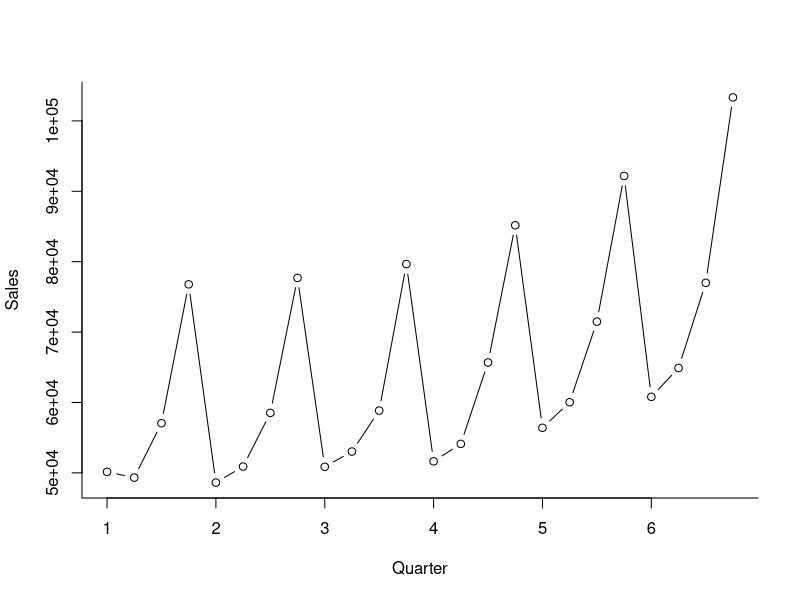

The R source for this figure: (Note: this script raises an error after producing the figure.)
#Tutorial 2 Smoothing Methods
# The file DepartmentStoreSales.xls contains data on the quarterly sales for a
# department store over a 6-year period. The time plot of the data is shown in
# the following figure.
#Exercise 1 -------------------------------------------------------------------
# a) Which method is not suitable for forecasting this series?
# --> the series shows seasonality and a small upward trend
# • Moving average of raw series --> not suitable
# • Moving average of deseasonalized series --> not suitable
# • Simple exponential smoothing of the raw series --> not suitable
# • Double exponential smoothing of the raw series --> not suitable
# • Holt-Winter’s exponential smoothing of the raw series --> suitable

# b) A forecaster was tasked to generate forecasts for 4 quarters ahead. She
#    therefore partitioned the data so that the last 4 quarters were designated as the
#    validation period. The forecaster approached the forecasting task by using
#    multiplicative Holt-Winter’s exponential smoothing. The smoothing constants
#    used were a = 0.2, b = 0.15, g = 0.05.

#part I
library(readxl)
DepartmentStoreSales <- read_excel("DepartmentStoreSales.xlsx")
ts <- ts(DepartmentStoreSales[ , 2], start = c(1, 1), frequency = 4)
Training_ts <- window(ts, start = c(1, 1), end = c(5, 4))
Validation_ts <- window(ts, start = c(6,1), end = c(6,4))
plot(ts, xlab = "Quarter", ylab = "Sales", bty = "l", type = "b")

ets.HW <- ets(Training_ts, "ZMM", alpha =  0.2, beta =  0.15, gamma = 0.05)
ets.HW.forecast <- forecast(ets.HW, h = length(Validation_ts), level = 0)
plot(ets.HW.forecast, xlab = "Quarter", ylab = "Sales", bty = "l", type = "b")

#part II
accuracy(c(59384.56586, 61656.49426), c(60800, 64900)) #Forecasted vs actual, for the 2 quarters

# c) The fit and residuals are displayed in the following figures. Using all the
#    information from part b) and the following figures, is this model suitable for
#    forecasting quarters 21 and 22?
#    --> From b) we know that the actual and forecasted values in periods 21-22 match well as e.g. 
#        the MAPE is quite low. However, we see from the forecast error plot that towards the end 
#        of the training period the model is systematically under-forecasting (positive errors). 
#        This might be problematic for forecasting periods 21-22.
plot(ets.HW.forecast$residuals, xlab = "Quarter", ylab = "Sales", bty = "l", type = "b")
abline(h = 0, col = "blue")

# d) Another analyst decided to take a much simpler approach, and instead of using
#    exponential smoothing he used differencing. Use differencing to remove the
#    trend and seasonal pattern. Which order works better: first removing trend and
#    then seasonality or the opposite order? Show a time plot of the differenced
#    series.

plot(diff(Training_ts, lag = 1), ylab = "Lag-1",xlab = "Time (Yearly)",
      bty = "l", main = "Lag-1 Difference")
plot(diff(Training_ts, lag = 4), ylab = "Lag-4", xlab = "Time (Yearly",
      bty = "l", main = "Lag-4 Difference")
plot(diff(diff(Training_ts, lag = 1), lag = 4), ylab = "Lag-4, then Lag-1", xlab = "Time (Yearly",
     bty = "l", main = "Twice-Differenced (Lag-4, Lag-1)")

# --> The order of applying the double differencing does not matter and both orders give the same results.

# e) Forecast quarters 21-22 using the average of the double differenced series from
#    (d). Remember to use only the training period (until quarter 20), and to adjust
#    back for the trend and seasonal pattern.

ets.HW.forecast.diff <- meanf(diff(diff(Training_ts, lag = 1), lag = 4),h = 2)
autoplot(ets.HW.forecast.diff)
ets.HW.forecast.diff$mean[1] #forecasted values for both Q21 and Q22

Forecast.Q21 <- ets.HW.forecast.diff$mean[1] + Training_ts[17] + Training_ts[20] - Training_ts[16]
Forecast.Q22 <- ets.HW.forecast.diff$mean[2] + Training_ts[18] + Forecast.Q21 - Training_ts[17]
# --> Forecast.Qxx <- Forecasted value + value (previous season) + previous value - last value (previous season)

# f) Compare the forecasts from (e) to the exponential smoothing forecasts in the
#    table in (b). Which of the two forecasting methods would you choose? Explain.

accuracy(c(Forecast.Q21, Forecast.Q22), c(60800, 64900))

#    --> The  multiplicative Holt-Winter’s exponential smoothing shows a lower MAPE
#        The forecasts from the averaged differenced series are less accurate (MAPE = 5.141% vs 3.663%).
#        For each of quarters 21,22 they over-forecast by more than 3,000. Hence, the Holt-Winters' 
#        method is more accurate.

# g) What would even be a simpler approach that should be used as a baseline?
#    --> Using (seasonal) naïve forecasts. Since there is quarterly seasonality, 
#        the seasonal naive forecast for quarter 21 is equal to sales in quarter 17 (56,405), 
#        and for quarter 22 the seasonal naive forecast is equal to sales in quarter 18 (60,031). 

snaive <- snaive(Training_ts, h = 2)
accuracy(snaive, Validation_ts) #7.365%
accuracy(c(56405,60031), c(60800, 64900)) #7.365%

# --> The best forecasting method would be the Multiplicative Holt-Winter's model with MAPE = 3.663%

#Exercise 2 -------------------------------------------------------------------
# Use a four-week trailing moving average on week 1-4 to forecast the
# demand for week 5-8. What are the ME, MAE, MAPE, and MSE? Repeat the
# calculations with simple exponential smoothing (α=0.2). Which of the two
# methods do you prefer? Why? (For this exercise you do not need use R)

#nog niet goed!!
data.points <- c(108,116,118,124,96,119,98,102)
ts <- ts(data.points, start = c(1,1), frequency = 52)
Trailing.ma <- rollmean(ts, k =  4, fill = NA , align =  "right")
ts[(5:8)] <- Trailing.ma[4]
accuracy(c(96,119,98,102), c(116.5,116.5,116.5,116.5)) # MAPE = 12.02%

ses <- ets(ts[(1:4)], "ANN", alpha = 0.2)
ses.forecast <- forecast(ses, h = 4, level = 0)         
autoplot(ses.forecast)
ses.mean <- ses.forecast$mean[1]
accuracy(c(96,119,98,102), c(ses.mean,ses.mean,ses.mean,ses.mean)) #MAPE = 11.12%
